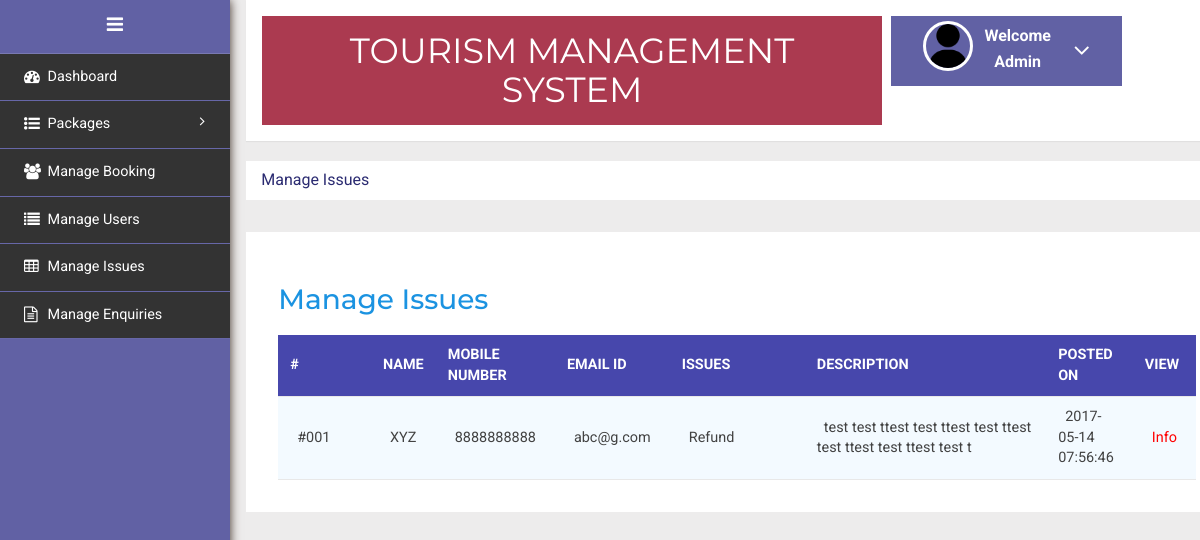
The app's page /Admin/manageissues.php (signed in) with its own data.
### tables this page shows
CREATE TABLE `tmsissues` (
  `id` int(11) NOT NULL,
  `UserEmail` varchar(100) DEFAULT NULL,
  `Issue` varchar(100) DEFAULT NULL,
  `Description` mediumtext DEFAULT NULL,
  `PostingDate` timestamp NULL DEFAULT current_timestamp(),
  `AdminRemark` mediumtext DEFAULT NULL,
  `AdminremarkDate` timestamp NULL DEFAULT NULL ON UPDATE current_timestamp()
);

CREATE TABLE `tmsusers` (
  `id` int(11) NOT NULL,
  `FullName` varchar(100) DEFAULT NULL,
  `MobileNumber` char(10) DEFAULT NULL,
  `EmailId` varchar(70) DEFAULT NULL,
  `Password` varchar(100) DEFAULT NULL,
  `RegDate` timestamp NULL DEFAULT current_timestamp(),
  `UpdationDate` timestamp NULL DEFAULT NULL ON UPDATE current_timestamp()
);

### Admin/manageissues.php (the view, shortened to what this page needs)
<?php
include('included/config.php');
if(strlen($_SESSION['alogin'])==0)
	{
header('location:index.php');
}
else{
	?>
<!DOCTYPE HTML>
<html>
<head>
<link href="css/bootstrap.min.css" rel='stylesheet' type='text/css' />
<link href="css/style.css" rel='stylesheet' type='text/css' />
<link rel="stylesheet" href="css/morris.css" type="text/css"/>
<link href="css/font-awesome.css" rel="stylesheet">
<link rel="stylesheet" type="text/css" href="css/table-style.css" />
<link rel="stylesheet" type="text/css" href="css/basictable.css" />
<link rel="stylesheet" href="css/icon-font.min.css" type='text/css' />
</head>
<body>
   <div class="page-container">
<div class="left-content">
	   <div class="mother-grid-inner">
				<?php include('included/header.php');?>
				</div>
<ol class="breadcrumb">
                <li class="breadcrumb-item"></i>Manage Issues</li>
            </ol>
<div class="agile-grids">
				<div class="agile-tables">
					<div class="w3l-table-info">
					  <h2>Manage Issues</h2>
					    <table id="table">
						<thead>
						  <tr>
						  <th>#</th>
							<th>Name</th>
							<th>Mobile Number</th>
							<th>Email Id</th>
							<th>Issues </th>
							<th>Description </th>
							<th>Posted on </th>
							<th>view </th>
						  </tr>
						</thead>
						<tbody>
<?php $sql = "SELECT tmsissues.id as id,tmsusers.FullName as fname,tmsusers.MobileNumber as mnumber,tmsusers.EmailId as email,tmsissues.Issue as issue,tmsissues.Description as Description,tmsissues.PostingDate as PostingDate from tmsissues join tmsusers on tmsusers.EmailId=tmsissues.UserEmail";
$query = $dbh -> prepare($sql);
$query->execute();
$results=$query->fetchAll(PDO::FETCH_OBJ);
if($query->rowCount() > 0)
{
foreach($results as $result)
{				?>
						  <tr>
							<td width="120">#00<?php echo htmlentities($result->id);?></td>
							<td width="50"><?php echo htmlentities($result->fname);?></td>
								<td width="50"><?php echo htmlentities($result->mnumber);?></td>
							<td width="50"><?php echo htmlentities($result->email);?></td>
							<td width="200"><?php echo htmlentities($result->issue);?></a></td>
							<td width="400"><?php echo htmlentities($result->Description);?></td>
								<td width="50"><?php echo htmlentities($result->PostingDate);?></td>
<td><a href="javascript:void(0);" onClick="popUpWindow('updateissue.php?iid=<?php echo ($result->id);?>');">Info </a>
</td>
</tr>
						 <?php } }?>
						</tbody>
					  </table>
					</div>
			</div>
</div>
</div>
						<?php include('included/sidebarmenu.php');?>
</body>
</html>
<?php } ?>

### Admin/css/table-style.css (style rules this page uses)
table { background: wheat; border-collapse: collapse; margin: 1.25em 0 0; width: 100%; }
table tr, table th, table td { border: none; border-bottom: 1px solid #e8e8e8; font-size: .95em; }
table th, table td { padding: 10px 12px; text-align: left; }
table th { background: rgb(71, 71, 172); color: white; text-transform: uppercase; }
table tr td { background: #f3faff; color: #424242; }
table { width: 100%; }

### records on screen
tmsissues: id "1", tmsusers.FullName "XYZ", tmsusers.MobileNumber "8888888888", tmsusers.EmailId "abc@g.com", Issue "Refund", Description "test test ttest test ttest test ttest test ttest test ttest test t", PostingDate "2017-05-14 07:56:46"
